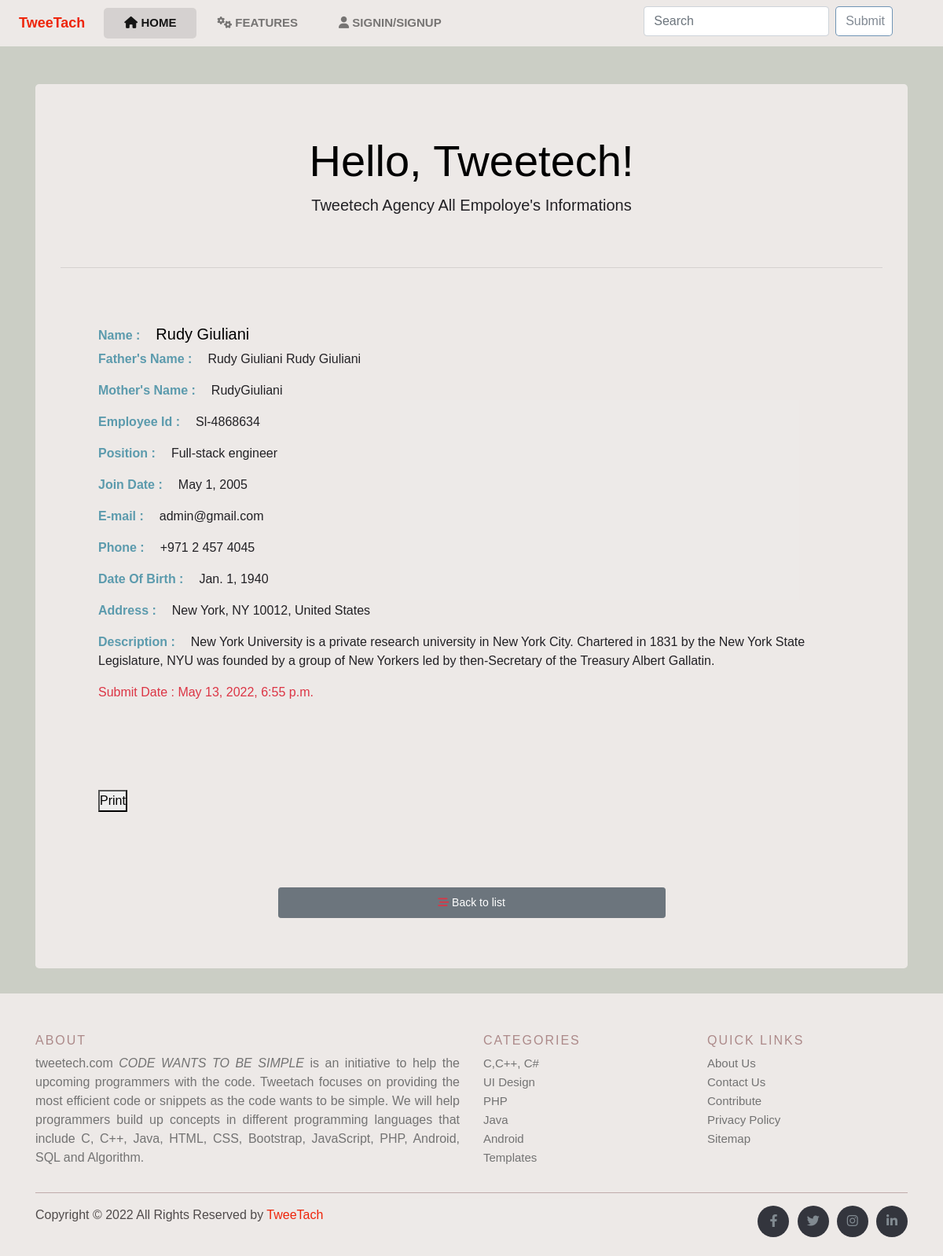
Screenshot of /view/5/ with the database file from the repository.
### employee/models.py (models this page shows, shortened)
class Employee(models.Model):
    full_name = models.CharField(max_length=100)
    fathers_name = models.CharField(max_length=100, null=True, blank=True)
    mothers_name = models.CharField(max_length=100, null=True, blank=True)
    emp_id = models.CharField(max_length=20,null=True, blank=True)
    position = models.ForeignKey(Position,on_delete= models.CASCADE, null=True, blank=True)
    join_date = models.DateField(null=True, blank=True,)
    phone = models.CharField(max_length=15, null=True, blank=True)
    email = models.CharField(max_length=255,null=True, blank=True)
    gender = models.ForeignKey(Gender,on_delete= models.CASCADE, null=True, blank=True)
    date_of_birth = models.DateField(null=True, blank=True)
    address = models.CharField(max_length=5000, null=True, blank=True)
    description = models.TextField(max_length=5000,null=True, blank=True )
    date = models.DateTimeField(auto_now_add=True)

class Position(models.Model):
    title = models.CharField(max_length=100, null=True, blank=True)
    def __str__(self):
        return self.title

### employee/views.py (the view)
# urls.py: path("view/<int:pk>/", views.employee_info_view, name ="views_info"),
def employee_info_view(request, pk):
    show = get_object_or_404(Employee, pk=pk)
    return render (request, "employee/view.html",{
        "show": show
    })

### employee/templates/employee/view.html
{% extends "base.html" %}
{% block content%}
<body class="bodys">
    <div class="container">
        <div class="mt-5">
            <div class="jumbotron form-bodys">
                <h1 class="display-4 text-center font-weidth-bold">Hello, Tweetech!</h1>
                <p class="lead  text-center">Tweetech Agency All Empoloye's Informations</p>
                <br>
                <hr class="my-4">
                <div class="container text-black p-5 ">
                    <h5> <strong class="label-custrom-in-view">Name :</strong>{{show.full_name}}</h5>
                    <p> <strong class="label-custrom-in-view">Father's Name :</strong>{{show.fathers_name}}</p>
                    <p> <strong class="label-custrom-in-view">Mother's Name :</strong>{{show.mothers_name}}</p>
                    <p> <strong class="label-custrom-in-view">Employee Id :</strong>{{show.emp_id}}</p>
                    <p> <strong class="label-custrom-in-view">Position :</strong>{{show.position}}</p>
                    <p> <strong class="label-custrom-in-view">Join Date :</strong>{{show.join_date}}</p>
                    <p> <strong class="label-custrom-in-view">E-mail :</strong>{{show.email}}</p>
                    <p> <strong class="label-custrom-in-view">Phone :</strong>{{show.phone}}</p>
                    <p> <strong class="label-custrom-in-view">Date Of Birth :</strong>{{show.date_of_birth}}</p>
                    <p> <strong class="label-custrom-in-view">Address :</strong>{{show.address}}</p>
                    <p> <strong class="label-custrom-in-view">Description :</strong>{{show.description}}</p>
                    <p class="text-danger"> Submit Date : {{show.date}}</p>
                    <br><br>
                    <button class="mt-5" onclick="window.print()">Print</button>
                </div>
                <div class="container edit-container">
                    <a href="{% url 'employee_info_list_insert' %}" class=" mt-5 p-2 btn btn-secondary btn-sm btn-block"><i
                            class="fas fa-stream text-danger"></i> Back to list</a>
                </div>
            </div>
        </div>
    </div>
{% endblock content%}

### static/css/style.css (style rules this page uses)
*, *::before, *::after { margin: 0; padding: 0; box-sizing: border-box }
body { font-family: 'IBM Plex Sans Thai Looped', sans-serif; }
.bodys { background: rgb(192 195 184 / 81%); }
.label-custrom-in-view { padding-right: 20px; font-family: Arial, Helvetica, sans-serif; font-size: 16px; color: rgba(42, 127, 153, 0.747); }
p { font-family: Arial, Helvetica, sans-serif; font-size: 16px; color: rgb(34, 33, 37); }
.form-bodys { color: rgb(0, 0, 0); background: rgba(247, 242, 242, 0.767) !important; }
.edit-container { width: 50% !important; }

### static/css/login.css (style rules this page uses)
body { height: 100%; background-color: rgb(192 195 184 / 81%); }

### rows the page displays
Employee: full_name "Rudy Giuliani", fathers_name "Rudy Giuliani Rudy Giuliani", mothers_name "RudyGiuliani", emp_id "Sl-4868634", position "Full-stack engineer", join_date "May 1, 2005", email "admin@gmail.com", phone "+971 2 457 4045", date_of_birth "Jan. 1, 1940", address "New York, NY 10012, United States", description "New York University is a private research university in New York City. Chartered in 1831 by the New York State Legislature, NYU was founded by a group of New Yorkers led by then-Secretary of the Treasury Albert Gallatin.", date "May 13, 2022, 6:55 p.m."
